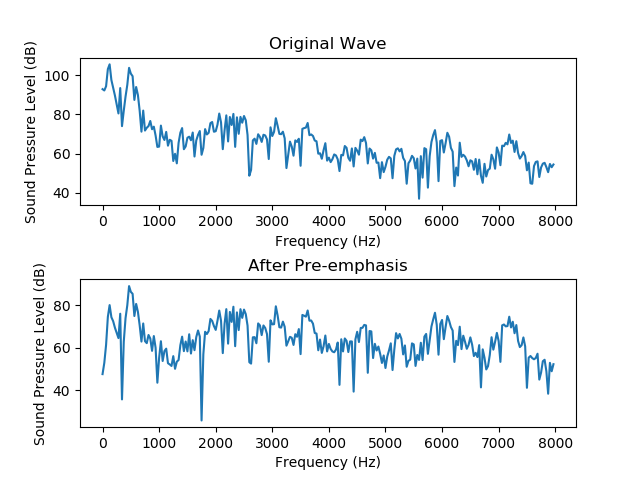

Python code for this plot:
from onesidespectra import One_sided_spectra
import scipy.io.wavfile as wav
import matplotlib.pyplot as plt
import numpy as np

rate, signal = wav.read('./a.wav')
Size = np.size(signal)
time = np.linspace(0, Size, Size) / rate
after_signal = np.array(signal, copy=True)
for i in range(1, len(after_signal)):
    after_signal[i] = signal[i] - 0.98 * signal[i - 1]

wav.write('./AfHightPass.wav', rate, after_signal)
frame = signal[10000:10512]
after_frame = after_signal[10000:10512]
x, y = One_sided_spectra(frame, rate)
afx, afy = One_sided_spectra(after_frame, rate)
plt.subplots_adjust(hspace=0.5)
plt.subplot(2, 1, 1)
plt.plot(x, y)
plt.title("Original Wave")
plt.xlabel("Frequency (Hz)")
plt.ylabel("Sound Pressure Level (dB)")
plt.subplot(2, 1, 2)
plt.plot(afx, afy)
plt.title("After Pre-emphasis")
plt.xlabel("Frequency (Hz)")
plt.ylabel("Sound Pressure Level (dB)")
plt.savefig('HW08.png')
plt.show()